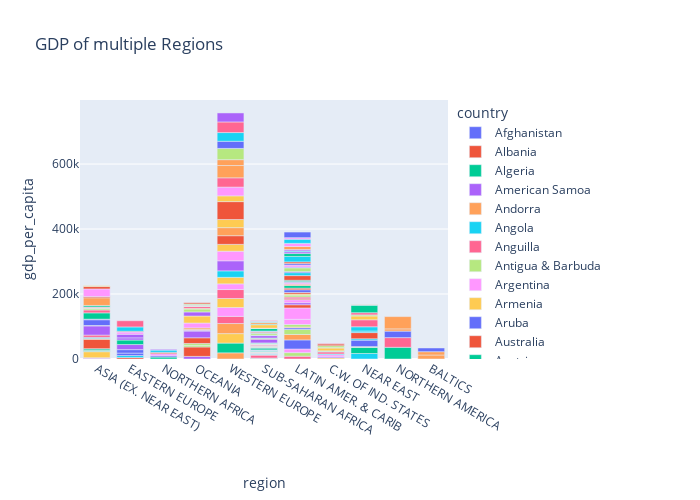

This figure's notebook cell:
### Markdown cell above
Sub-Saharan Africa region has the most countries in it.

### Code cell
fig = px.bar(data, x='region', y='gdp_per_capita',color='country',title="GDP of multiple Regions",width=700,height=500)
fig.show()
